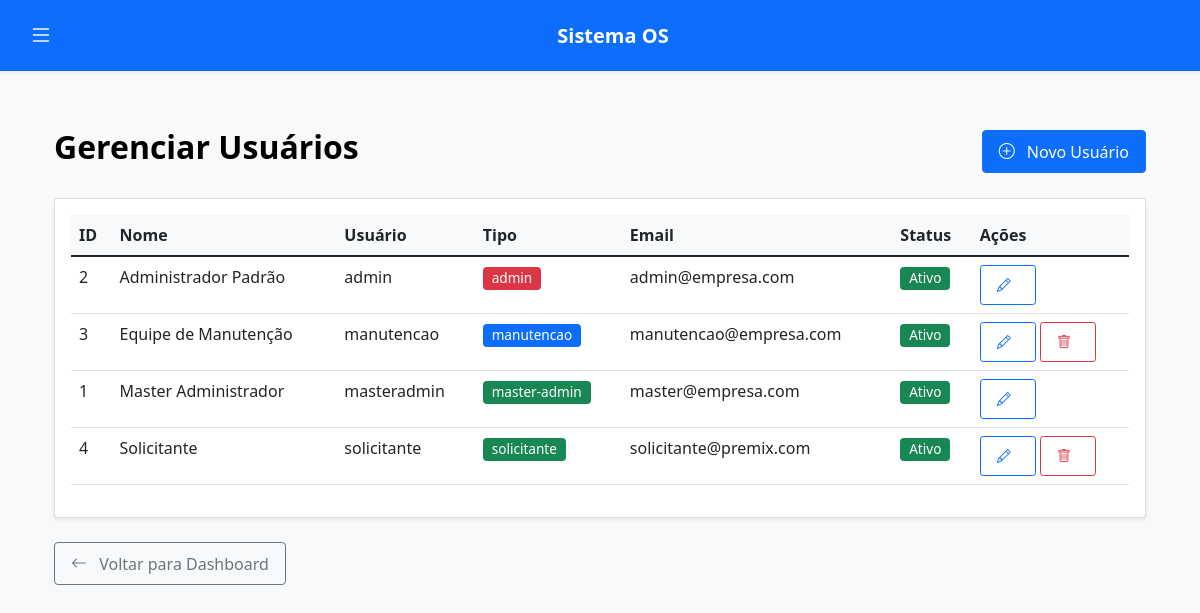
/admin/usuarios (signed in), run on the app's committed database.
### tables this page shows
CREATE TABLE usuarios (
            id INTEGER PRIMARY KEY AUTOINCREMENT,
            usuario TEXT NOT NULL UNIQUE,
            senha TEXT NOT NULL,
            tipo TEXT NOT NULL CHECK(tipo IN ('solicitante', 'manutencao', 'admin', 'master-admin')),
            nome TEXT NOT NULL,
            email TEXT UNIQUE,
            ativo BOOLEAN DEFAULT 1,
            data_criacao TEXT DEFAULT CURRENT_TIMESTAMP
        );

### app.py (the view)
@app.route('/admin/usuarios')
def listar_usuarios():
    if session.get('tipo') not in ['admin', 'master-admin']:
        flash('Acesso não autorizado.', 'danger')
        return redirect(url_for('login'))
    conn = get_db()
    cursor = conn.cursor()
    cursor.execute("SELECT * FROM usuarios ORDER BY nome")
    usuarios = cursor.fetchall()
    conn.close()
    return render_template('administrador/listar_usuarios.html', usuarios=usuarios)

### app.py (called while the page is built)
def get_db():
    if 'db' not in g:
        g.db = sqlite3.connect('db/os.db')
        g.db.row_factory = sqlite3.Row
        g.db.execute("PRAGMA journal_mode=WAL")
        g.db.execute("PRAGMA busy_timeout=5000")
    return g.db

### templates/administrador/listar_usuarios.html (shortened to what this page needs)
{% extends "base.html" %}
{% block content %}
<div class="container">
    <div class="d-flex justify-content-between align-items-center mb-4">
        <h2>Gerenciar Usuários</h2>
        <a href="{{ url_for('novo_usuario') }}" class="btn btn-primary">
            <i class="bi bi-plus-circle"></i> Novo Usuário
        </a>
    </div>
    <div class="card">
        <div class="card-body">
            <div class="table-responsive">
                <table class="table table-hover">
                    <thead>
                        <tr>
                            <th>ID</th>
                            <th>Nome</th>
                            <th>Usuário</th>
                            <th>Tipo</th>
                            <th>Email</th>
                            <th>Status</th>
                            <th>Ações</th>
                        </tr>
                    </thead>
                    <tbody>
                        {% for usuario in usuarios %}
                        <tr>
                            <td>{{ usuario.id }}</td>
                            <td>{{ usuario.nome }}</td>
                            <td>{{ usuario.usuario }}</td>
                            <td>
                                <span class="badge bg-{% if usuario.tipo == 'admin' %}danger{% elif usuario.tipo == 'manutencao' %}primary{% else %}success{% endif %}">
                                    {{ usuario.tipo }}
                                </span>
                            </td>
                            <td>{{ usuario.email }}</td>
                            <td>
                                {% if usuario.ativo %}
                                    <span class="badge bg-success">Ativo</span>
                                {% else %}
                                    <span class="badge bg-secondary">Inativo</span>
                                {% endif %}
                            </td>
                            <td>
                                <a href="{{ url_for('editar_usuario', id_usuario_alvo=usuario.id) }}" class="btn btn-sm btn-outline-primary" title="Editar">
                                    <i class="bi bi-pencil"></i>
                                </a>
                                {% set pode_remover_este_usuario = false %}
                                {% if session.tipo == 'master-admin' %}
                                    {% if usuario.id != session.user_id %}
                                        {% if usuario.tipo != 'master-admin' %}
                                            {% set pode_remover_este_usuario = true %}
                                        {% else %}
                                            {% set total_master_admins_ativos = 0 %}
                                            {% set pode_remover_este_usuario = true %}
                                        {% endif %}
                                    {% endif %}
                                {% elif session.tipo == 'admin' %}
                                    {% if usuario.tipo in ['solicitante', 'manutencao'] and usuario.id != session.user_id %}
                                        {% set pode_remover_este_usuario = true %}
                                    {% endif %}
                                {% endif %}
                                {% if pode_remover_este_usuario %}
                                <a href="{{ url_for('remover_usuario', id_usuario_alvo=usuario.id) }}"
                                   class="btn btn-sm btn-outline-danger"
                                   title="Remover"
                                   onclick="return confirm('Tem certeza que deseja remover este usuário? Esta ação não pode ser desfeita e pode afetar registros históricos se não for desativação.')">
                                    <i class="bi bi-trash"></i>
                                </a>
                                {% endif %}
                            </td>
                        </tr>
                        {% endfor %}
                    </tbody>
                </table>
            </div>
        </div>
    </div>
    <div class="mt-3">
        <a href="{{ url_for('admin_dashboard') }}" class="btn btn-outline-secondary">
            <i class="bi bi-arrow-left"></i> Voltar para Dashboard
        </a>
    </div>
</div>
{% endblock %}

### static/style.css (style rules this page uses)
:root { --bs-body-bg-light: #f8f9fa; --bs-body-color-light: #212529; --bs-emphasis-color-light: #000; --card-bg-light: #ffffff; --card-border-color-light: rgba(0, 0, 0, 0.125); --card-header-bg-light: #f8f9fa; --card-header-color-light: #212529; --navbar-bg-light: #0d6efd; --navbar-color-light: rgba(255, 255, 255, 0.75); --navbar-brand-color-light: #ffffff; --navbar-hover-color-light: #ffffff; --offcanvas-bg-light: #f8f9fa; --offcanvas-color-light: #212529; --offcanvas-link-hover-bg-light: #e9ecef; --offcanvas-link-hover-color-light: #0d6efd; --table-header-bg-light: #f8f9fa; --table-header-color-light: #212529; --form-control-focus-border-light: #86b7fe; --form-control-focus-shadow-light: rgba(13, 110, 253, 0.25); --link-color-light: #0d6efd; --link-hover-color-light: #0a58ca; }
body { background-color: var(--bs-body-bg-light); color: var(--bs-body-color-light); padding-top: 56px; }
.card { box-shadow: 0 0.125rem 0.25rem rgba(0, 0, 0, 0.075); margin-bottom: 1.5rem; border: 1px solid var(--card-border-color-light); background-color: var(--card-bg-light); }
.table th { font-weight: 600; }
.table thead th { position: sticky; top: 0; background-color: var(--table-header-bg-light); color: var(--table-header-color-light); z-index: 10; }
.badge { font-weight: 500; padding: 0.35em 0.65em; font-size: 0.85em; }
.btn { font-weight: 500; padding: 0.5rem 1rem; }
.btn i, .btn .bi { margin-right: 0.5rem; vertical-align: text-bottom; }
a { color: var(--link-color-light); text-decoration: none; }
h1, h2, h3, h4, h5, h6 { color: var(--bs-emphasis-color-light); font-weight: 600; }
.container { padding-top: 1.5rem; padding-bottom: 2rem; }

### templates/base.html (style rules this page uses)
body { padding-top: 56px; }

### data on the page
usuarios: id "2", nome "Administrador Padrão", usuario "admin", tipo "admin", email "admin@empresa.com", ativo "Ativo"
usuarios: id "3", nome "Equipe de Manutenção", usuario "manutencao", tipo "manutencao", email "manutencao@empresa.com", ativo "Ativo"
usuarios: id "1", nome "Master Administrador", usuario "masteradmin", tipo "master-admin", email "master@empresa.com", ativo "Ativo"
usuarios: id "4", nome "Solicitante", usuario "solicitante", tipo "solicitante", email "solicitante@premix.com", ativo "Ativo"
